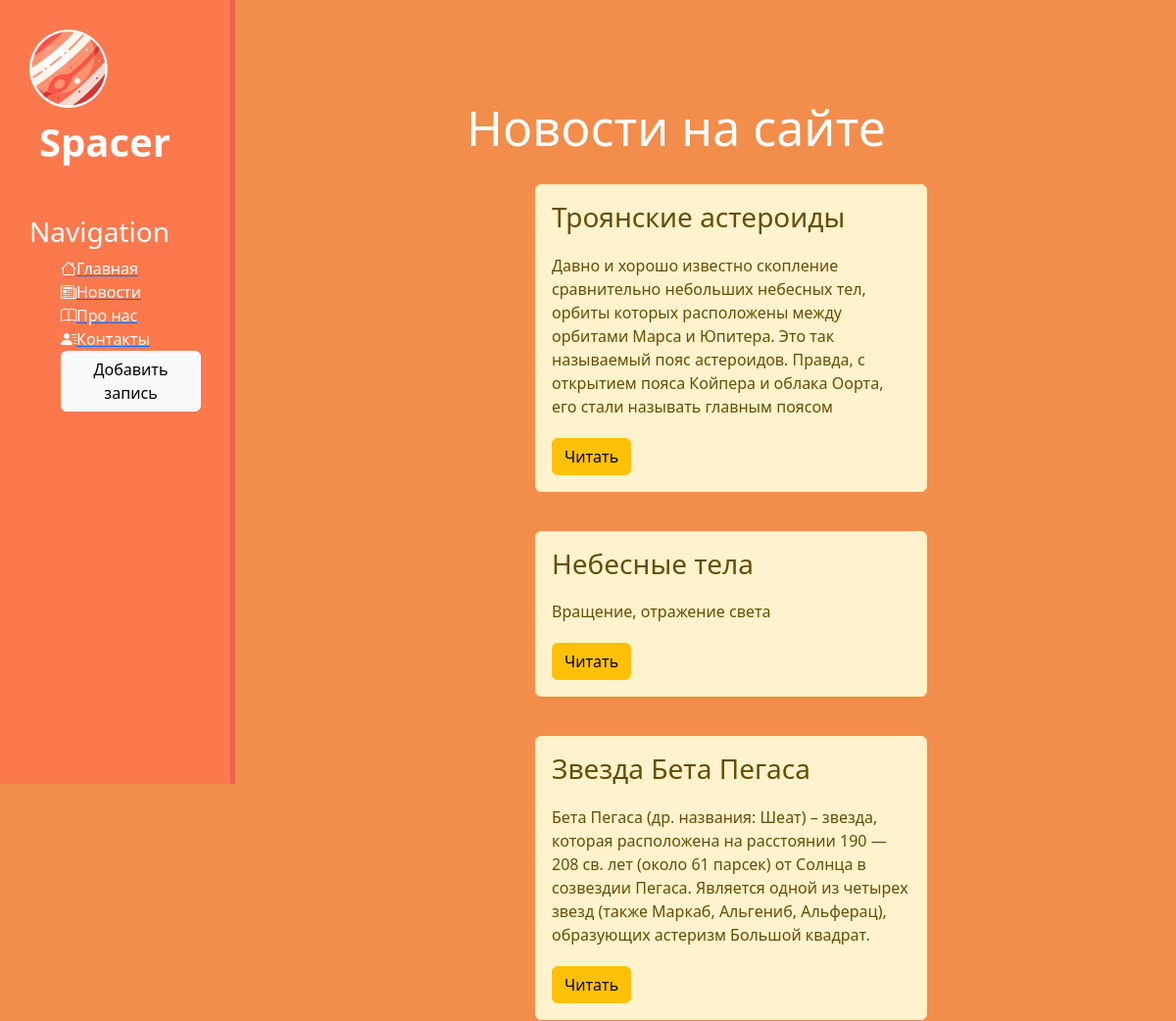
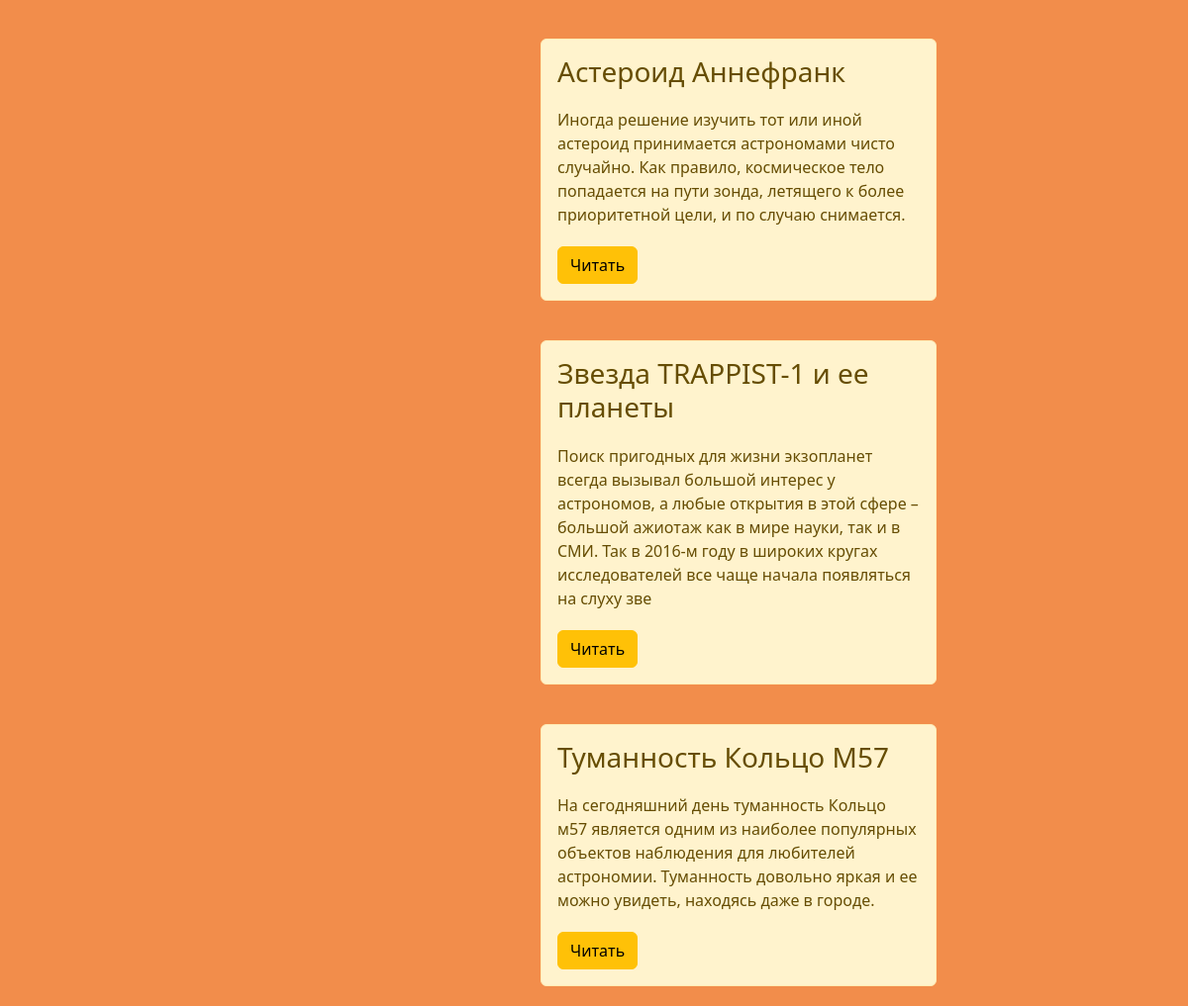
Page /news/ on the committed database (2 pictures, top to bottom).
### news/models.py (models this page shows, shortened)
class Articles(models.Model):
    title = models.CharField('Название', max_length=50)
    anons = models.CharField('Анонс' , max_length=250)
    full_text = models.TextField('Статья')
    date = models.DateTimeField('Дата публикации')
    class Meta:
        verbose_name = 'Новость'
        verbose_name_plural ='Новости'

### news/views.py (the view)
# urls.py: path('', views.news_home, name='news_home'),
def news_home(request):
    news = Articles.objects.order_by('-date')
    return render(request, 'news/news_home.html', {'news': news})

### news/templates/news/news_home.html (shortened to what this page needs)
{% extends 'main/layout.html' %}
{% block content %}
    <div class='features'>
        <h1>Новости на сайте</h1>
        {% if news %}
            {% for el in news %}
                <div class="alert alert-warning">
                    <h3>{{ el.title}}</h3>
                    <p>{{ el.anons}}</p>
                    <a href="{% url 'news-detail' el.id %}" class="btn btn-warning">Читать</a>
                </div>
            {% endfor %}
        {%  else%}
            <p> У вас нет записей</p>
        {% endif%}
    </div>
{% endblock %}

### main/templates/main/layout.html (shortened to what this page needs)
{% load static %}
<!doctype html>
<html lang="ru">
    <link rel="stylesheet" href="https://cdn.jsdelivr.net/npm/bootstrap@5.2.2/dist/css/bootstrap.min.css">
    <link rel="stylesheet" href="{% static 'main/css/main.css'%}">
    <link rel="stylesheet" href="https://cdn.jsdelivr.net/npm/bootstrap-icons@1.9.1/font/bootstrap-icons.css">
</head>
<body>
    <aside>
        <img src="{% static 'main/images/space1.png' %}" alt='logo' >
        <span class="logo">Spacer</span>
        <h3>Navigation</h3>
        <ul>
            <a href="{% url 'home' %}"><li><i class="bi bi-house"></i>Главная</li></a>
            <a href="{% url 'news_home' %}"><li><i class="bi bi-newspaper"></i>Новости</li></a>
            <a href="{% url 'about' %}"><li><i class="bi bi-book"></i>Про нас</li></a>
            <a href="{% url 'contacts' %}"><li><i class="bi bi-person-lines-fill"></i>Контакты</li></a>
            <a href="{% url 'create' %}"><li><button class="btn btn-light">Добавить запись</button></li></a>
        </ul>
    </aside>
    <main>
        {% block content %}
        {% endblock %}
    </main>
</body>
</html>

### main/static/main/css/main.css (style rules this page uses)
body { background: #F28D4B; }
aside { float: left; background: #FC794E; width: 20%; padding: 2.5%; height: 100vh; color: #fff; border-right: 5px solid #E66253; }
aside img { width: 80px; float: left; }
aside .logo { font-size: 40px; margin-left: 10px; font-weight: bold; position: relative; top: +5px; }
aside h3 { margin-top: 50px; font-size: 28px; }
aside ul { list-style: none }
aside ul li { color: #fff ; display: block; margine-top:20px; transition: all.6s ease; }
main .features { float:left; color: #fff; margin-top: 100px; text-align: center; width: 75%; }
main .features h1 { font-size: 50px }
main .features p { max-width: 400px; margin: 20px auto }
.alert-warning { float: left; clear: both; width: 400px; margin: 20px 34%; text-align: left; }

### rows in the picture
Articles: title "Троянские астероиды", anons "Давно и хорошо известно скопление сравнительно небольших небесных тел, орбиты которых расположены между орбитами Марса и Юпитера. Это так называемый пояс астероидов. Правда, с открытием пояса Койпера и облака Оорта, его стали называть главным поясом"
Articles: title "Небесные тела", anons "Вращение, отражение света"
Articles: title "Звезда Бета Пегаса", anons "Бета Пегаса (др. названия: Шеат) – звезда, которая расположена на расстоянии 190 — 208 св. лет (около 61 парсек) от Солнца в созвездии Пегаса. Является одной из четырех звезд (также Маркаб, Альгениб, Альферац), образующих астеризм Большой квадрат."
Articles: title "Астероид Аннефранк", anons "Иногда решение изучить тот или иной астероид принимается астрономами чисто случайно. Как правило, космическое тело попадается на пути зонда, летящего к более приоритетной цели, и по случаю снимается."
Articles: title "Звезда TRAPPIST-1 и ее планеты", anons "Поиск пригодных для жизни экзопланет всегда вызывал большой интерес у астрономов, а любые открытия в этой сфере – большой ажиотаж как в мире науки, так и в СМИ. Так в 2016-м году в широких кругах исследователей все чаще начала появляться на слуху зве"
Articles: title "Туманность Кольцо M57", anons "На сегодняшний день туманность Кольцо м57 является одним из наиболее популярных объектов наблюдения для любителей астрономии. Туманность довольно яркая и ее можно увидеть, находясь даже в городе."
